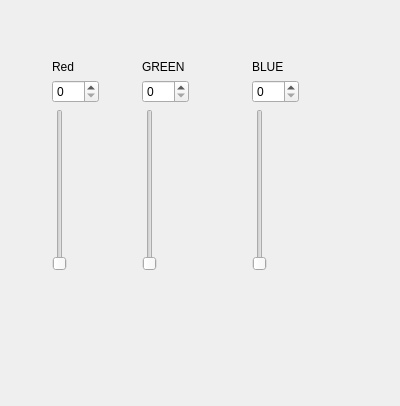
<?xml version="1.0" encoding="UTF-8"?>
<ui version="4.0">
 <class>Form</class>
 <widget class="QWidget" name="Form">
  <property name="geometry">
   <rect>
    <x>0</x>
    <y>0</y>
    <width>400</width>
    <height>406</height>
   </rect>
  </property>
  <property name="windowTitle">
   <string>Form</string>
  </property>
  <widget class="QWidget" name="gridLayoutWidget">
   <property name="geometry">
    <rect>
     <x>40</x>
     <y>60</y>
     <width>71</width>
     <height>211</height>
    </rect>
   </property>
   <layout class="QGridLayout" name="gridLayout">
    <item row="0" column="0">
     <widget class="QLabel" name="label">
      <property name="text">
       <string>Red</string>
      </property>
     </widget>
    </item>
    <item row="3" column="0">
     <widget class="QSlider" name="verticalSlider">
      <property name="maximum">
       <number>255</number>
      </property>
      <property name="orientation">
       <enum>Qt::Vertical</enum>
      </property>
     </widget>
    </item>
    <item row="1" column="0">
     <widget class="QSpinBox" name="spinBox">
      <property name="maximum">
       <number>255</number>
      </property>
     </widget>
    </item>
   </layout>
  </widget>
  <widget class="QWidget" name="gridLayoutWidget_2">
   <property name="geometry">
    <rect>
     <x>130</x>
     <y>60</y>
     <width>71</width>
     <height>211</height>
    </rect>
   </property>
   <layout class="QGridLayout" name="gridLayout_2">
    <item row="0" column="0">
     <widget class="QLabel" name="label_2">
      <property name="text">
       <string>GREEN</string>
      </property>
     </widget>
    </item>
    <item row="1" column="0">
     <widget class="QSpinBox" name="spinBox_2">
      <property name="maximum">
       <number>255</number>
      </property>
     </widget>
    </item>
    <item row="3" column="0">
     <widget class="QSlider" name="verticalSlider_2">
      <property name="maximum">
       <number>255</number>
      </property>
      <property name="orientation">
       <enum>Qt::Vertical</enum>
      </property>
     </widget>
    </item>
   </layout>
  </widget>
  <widget class="QWidget" name="gridLayoutWidget_3">
   <property name="geometry">
    <rect>
     <x>240</x>
     <y>60</y>
     <width>71</width>
     <height>211</height>
    </rect>
   </property>
   <layout class="QGridLayout" name="gridLayout_3">
    <item row="0" column="0">
     <widget class="QLabel" name="label_3">
      <property name="text">
       <string>BLUE</string>
      </property>
     </widget>
    </item>
    <item row="3" column="0">
     <widget class="QSlider" name="verticalSlider_3">
      <property name="maximum">
       <number>255</number>
      </property>
      <property name="orientation">
       <enum>Qt::Vertical</enum>
      </property>
     </widget>
    </item>
    <item row="1" column="0">
     <widget class="QSpinBox" name="spinBox_3">
      <property name="maximum">
       <number>255</number>
      </property>
     </widget>
    </item>
   </layout>
  </widget>
 </widget>
 <resources/>
 <connections>
  <connection>
   <sender>verticalSlider</sender>
   <signal>valueChanged(int)</signal>
   <receiver>spinBox</receiver>
   <slot>setValue(int)</slot>
   <hints>
    <hint type="sourcelabel">
     <x>65</x>
     <y>208</y>
    </hint>
    <hint type="destinationlabel">
     <x>72</x>
     <y>92</y>
    </hint>
   </hints>
  </connection>
  <connection>
   <sender>verticalSlider_2</sender>
   <signal>valueChanged(int)</signal>
   <receiver>spinBox_2</receiver>
   <slot>setValue(int)</slot>
   <hints>
    <hint type="sourcelabel">
     <x>160</x>
     <y>179</y>
    </hint>
    <hint type="destinationlabel">
     <x>163</x>
     <y>93</y>
    </hint>
   </hints>
  </connection>
  <connection>
   <sender>verticalSlider_3</sender>
   <signal>valueChanged(int)</signal>
   <receiver>spinBox_3</receiver>
   <slot>setValue(int)</slot>
   <hints>
    <hint type="sourcelabel">
     <x>274</x>
     <y>183</y>
    </hint>
    <hint type="destinationlabel">
     <x>271</x>
     <y>87</y>
    </hint>
   </hints>
  </connection>
 </connections>
</ui>
